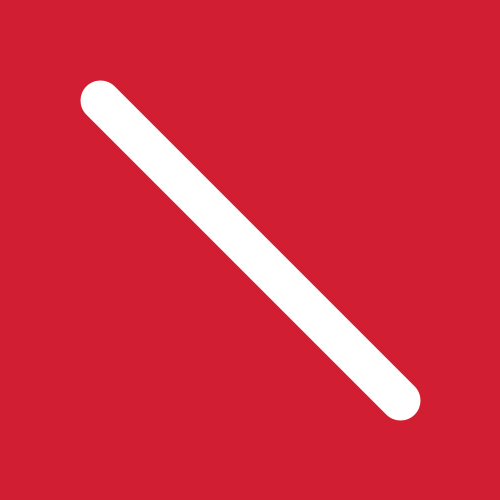
Frame 1 (no input)
Frame 60 (the mouse pressed at the canvas centre just before this capture): identical to frame 1, image omitted
Frame 120 (the mouse held since frame 60 and released just before this capture): identical to frame 1, image omitted

The Processing sketch that drew this single still picture (run headless with seeded random() and noise(); from frame 60 on, the mouse is pressed at the canvas centre):

// Processing sketch: Tecla_Pulsador
// ── Tecla_Pulsador.pde
boolean interruptor = false;//Declaración de variables booleanas.

void setup(){
  size(500,500);//Tamaño de ventena.
  strokeWeight(40);//Grosor de linea.
  stroke(255);//Color de linea.
}

void draw(){
  background(210,30,50);//Color rojo de fondo.
  line(100,100,400,400);//Linea 1.
  
  if(interruptor){//Si interruptor es true...
    line(400,100,100,400);//Linea 2.
  }
}

void keyPressed(){//Se reproduce una vez cada que se precione una tecla.
  interruptor = !interruptor;//Switchea el valor de la variable interruptor.
}
